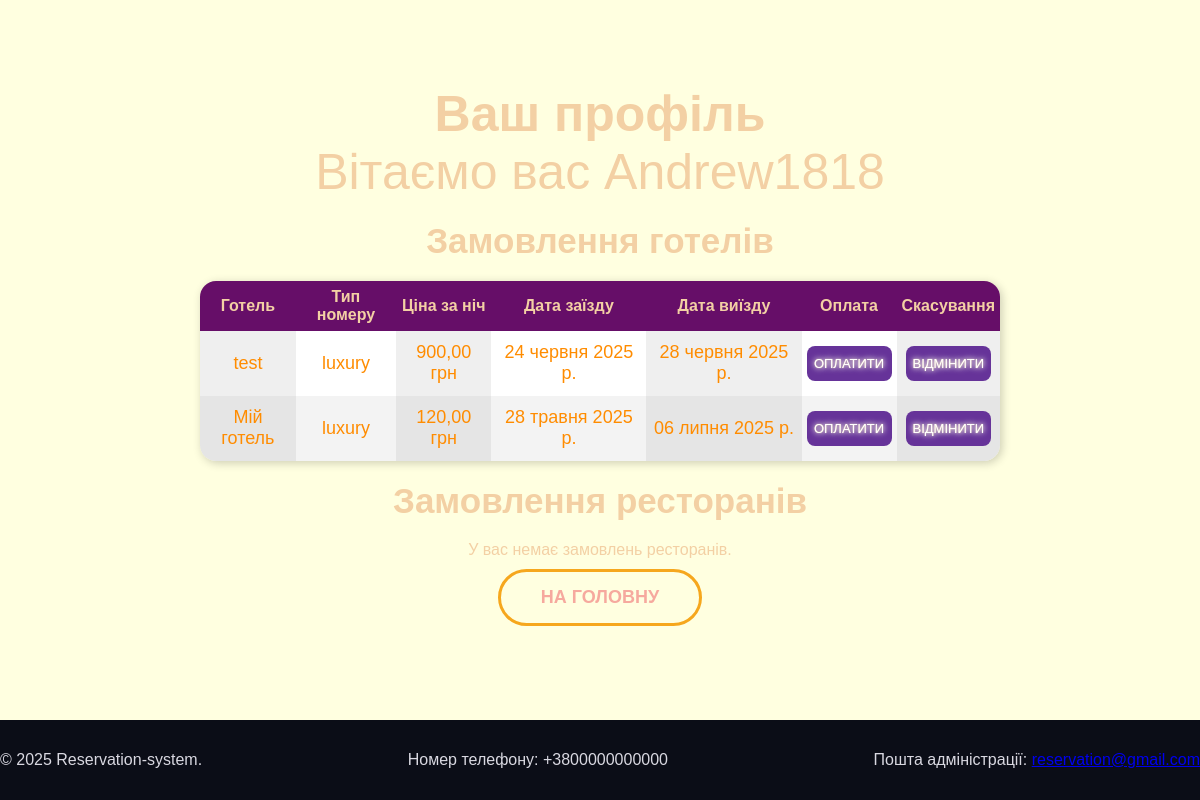
/ackount (signed in), run on the app's committed database.
### booking/models.py (models this page shows, shortened)
class Booking(models.Model):
    user = models.ForeignKey(User, on_delete=models.CASCADE)
    room = models.ForeignKey(HotelRoom, on_delete=models.SET_NULL, null=True, blank=True)
    start_date = models.DateField()
    end_date = models.DateField(null=True, blank=True)
    created_at = models.DateTimeField(auto_now_add=True)
    is_paid = models.BooleanField(default=False)

### hotels/models.py (models this page shows, shortened)
class HotelRoom(models.Model):
    hotel = models.ForeignKey(Hotel, on_delete=models.CASCADE, related_name='hotel_rooms')
    room_type = models.ForeignKey(RoomType, on_delete=models.CASCADE, related_name='hotel_rooms')
    price_per_night = models.DecimalField(max_digits=10, decimal_places=2)
    total_count = models.PositiveIntegerField()
    available_count = models.PositiveIntegerField()

class Hotel(models.Model):
    name = models.CharField(max_length=100)
    image = models.ImageField(upload_to='', blank=True, null=True)
    description = models.TextField(max_length=500)
    rating = models.DecimalField(max_digits=5, decimal_places=1, default=0.0)
    address = models.CharField(max_length=200, default='Unknown address')  # Переконайтесь, що це поле існує
    phone_number = models.CharField(max_length=20)

class RoomType(models.Model):
    name = models.CharField(max_length=255)
    description = models.TextField(max_length=500, blank=True, null=True)

### main/views.py (the view)
# urls.py: path('ackount', views.account, name='ackount')
def account(request):
    bookings = Booking.objects.filter(user=request.user).select_related('room', 'room__hotel', 'room__room_type')
    return render(request, 'booking/acount.html', {'bookings': bookings})

### booking/templates/booking/acount.html (shortened to what this page needs)
{% load static %}
<!DOCTYPE html>
<html lang="en">
<head>
  <link rel="stylesheet" href="{% static 'main/css/acount.css' %}">
</head>
<body>
<div class="content">
  <h1>Ваш профіль</h1>
  <p class="p">Вітаємо вас {{ user.username }}</p>
  <h2>Замовлення готелів</h2>
  {% if bookings %}
  <table>
    <thead>
      <tr>
        <th>Готель</th>
        <th>Тип номеру</th>
        <th>Ціна за ніч</th>
        <th>Дата заїзду</th>
        <th>Дата виїзду</th>
        <th>Оплата</th>
        <th>Скасування</th>
      </tr>
    </thead>
    <tbody>
      {% for booking in bookings %}
      <tr>
        <td>{{ booking.room.hotel.name }}</td>
        <td>{{ booking.room.room_type.name }}</td>
        <td>{{ booking.room.price_per_night }} грн</td>
        <td>{{ booking.start_date }}</td>
        <td>{{ booking.end_date }}</td>
        <td>
          {% if not booking.is_paid %}
            <button class="btn pay-button" data-type="booking" data-id="{{ booking.id }}">ОПЛАТИТИ</button>
          {% else %}
            <span style="color: green;">✅ Оплачено</span>
          {% endif %}
        </td>
        <td>
          <form method="post" action="{% url 'cancel_booking' booking.id %}">
            <button class="btn" type="submit">ВІДМІНИТИ</button>
          </form>
        </td>
      </tr>
      {% endfor %}
    </tbody>
  </table>
  {% else %}
  <p>У вас немає замовлень готелів.</p>
  {% endif %}
  <h2>Замовлення ресторанів</h2>
{% if reservations %}
  <table>
    <thead>
      <tr>
        <th>Ресторан</th>
        <th>Номер столу</th>
        <th>Дата бронювання</th>
        <th>Оплата</th>
        <th>Скасування</th>
      </tr>
    </thead>
    <tbody>
      {% for res in reservations %}
      <tr>
        <td>{{ res.table.restaurant.name }}</td>
        <td>{{ res.table.number }}</td>
        <td>{{ res.date|date:"Y-m-d" }} {{ res.time|time:"H:i" }}</td>
        <td>
          {% if not res.is_paid %}
            <button class="btn pay-button" data-type="reservation" data-id="{{ res.id }}">ОПЛАТИТИ</button>
          {% else %}
            <span style="color: green;">✅ Оплачено</span>
          {% endif %}
        </td>
        <td>
          <form method="post" action="{% url 'cancel_reservation' res.id %}">
            {% csrf_token %}
            <button class="btn" type="submit">ВІДМІНИТИ</button>
          </form>
        </td>
      </tr>
      {% endfor %}
    </tbody>
  </table>
{% else %}
  <p>У вас немає замовлень ресторанів.</p>
{% endif %}
  <div class="form">
    <a href="{% url 'home' %}" class="btn1">На головну</a>
  </div>
</div>
<footer class="footer">
  <div class="footer-container">
    <p>&copy; 2025 Reservation-system.</p>
    <p>Номер телефону: +3800000000000</p>
    <p>Пошта адміністрації: <a href="mailto:reservation@gmail.com">reservation@gmail.com</a></p>
  </div>
</footer>
</body>
</html>

### main/static/main/css/acount.css (style rules this page uses)
* { margin: 0; padding: 0; box-sizing: border-box; }
html, body { height: 100%; margin: 0; padding: 0; }
body { display: flex; flex-direction: column; overflow-x: hidden; font-family: 'Arial', sans-serif; color: #f3d0a4; background-color: lightyellow; min-height: 100vh; }
h1 { text-align: center; font-size: 50px; }
.p { text-align: center; font-size: 50px; }
h2 { text-align: center; font-size: 35px; margin: 20px; }
div { display: flex; align-items: center; justify-content: center; }
table { border-radius: 16px; width: 800px; height: auto; box-shadow: 2px 2px 10px rgba(0, 0, 0, 0.2); border-collapse: collapse; font-size: 16px; overflow: hidden; }
table thead tr th { height: 50px; text-align: center; padding: 5px; }
table tbody tr td { height: 65px; text-align: center; padding: 5px; }
thead tr th:nth-child(1) { background-color: #660e68 ; }
thead tr th:nth-child(2) { background-color: #660e68; }
thead tr th:nth-child(3) { background-color: #660e68; }
thead tr th:nth-child(4) { background-color: #660e68; }
thead tr th:nth-child(5) { background-color: #660e68; }
thead tr th:nth-child(6) { background-color: #660e68; }
thead tr th:nth-child(7) { background-color: #660e68; color: #F3D0A4; }
tbody tr:nth-child(odd) td:nth-child(odd) { background-color: #efefef; font-size: 18px; color: darkorange; }
tbody tr:nth-child(odd) td:nth-child(even) { background-color: white; font-size: 18px; color: darkorange; }
tbody tr:nth-child(even) td:nth-child(odd) { background-color: #e5e5e5; font-size: 18px; color: darkorange; }
tbody tr:nth-child(even) td:nth-child(even) { background-color: #F3F3F3; font-size: 18px; color: darkorange; }
.btn { background-color: rebeccapurple; width: 85px; height: 35px; font-size: 13px; text-align: center; color: white; border: none; border-radius: 8px; cursor: pointer; text-shadow: 0 0 1px wheat, 0 0 5px lightyellow, 0 0 7px white; }
.btn1 { padding: 15px 40px; font-size: 18px; color: #f6a99e; background: lightyellow; border-radius: 30px; text-transform: uppercase; font-weight: bold; border: 3px solid #f6a71d; margin: 10px; transition: all 0.3s ease-in-out; text-decoration: none; }
.form { display: flex; align-items: center; justify-content: center; }
.content { display: flex; flex-direction: column; justify-content: center; align-items: center; flex: 1; }
.footer { display: flex; align-items: center; height: 80px; background: #0B0D17; color : #D9D8E1; position: relative; }
.footer-container { display: flex; justify-content: space-between; align-items: center; margin: 0 auto ; width: 1500px; height: 60px; }

### data on the page
Booking: room.hotel.name "test", room.room_type.name "luxury", room.price_per_night "900,00", start_date "24 червня 2025 р.", end_date "28 червня 2025 р."
Booking: room.hotel.name "Мій готель", room.room_type.name "luxury", room.price_per_night "120,00", start_date "28 травня 2025 р.", end_date "06 липня 2025 р."

### other printed values
{{ user.username }} "Andrew1818"
